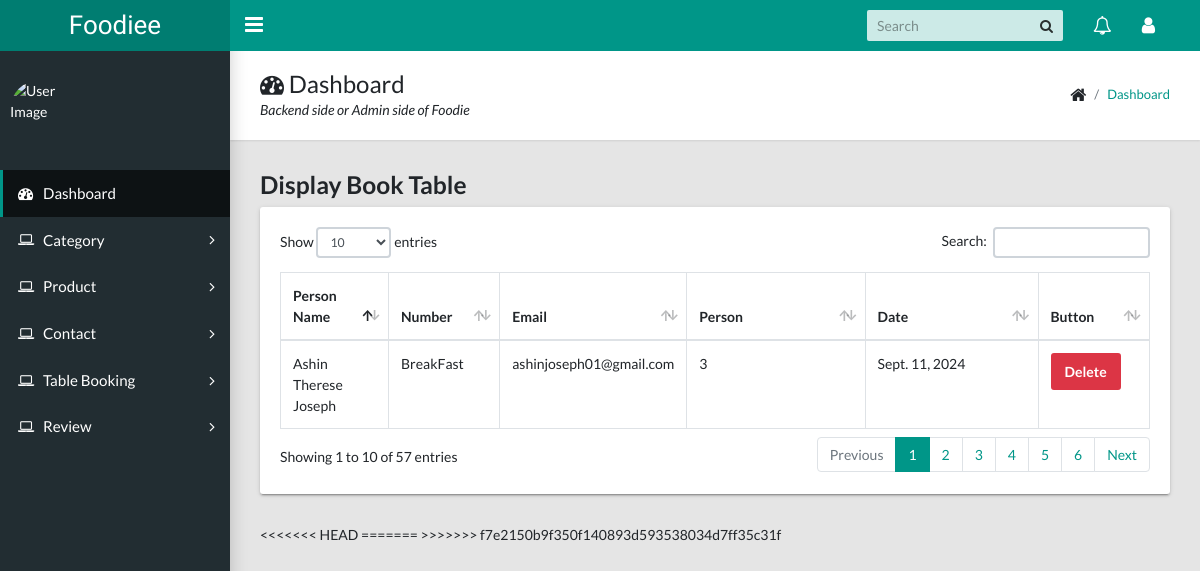
The app's page /backendfood/BookTableDisplay/, older data.
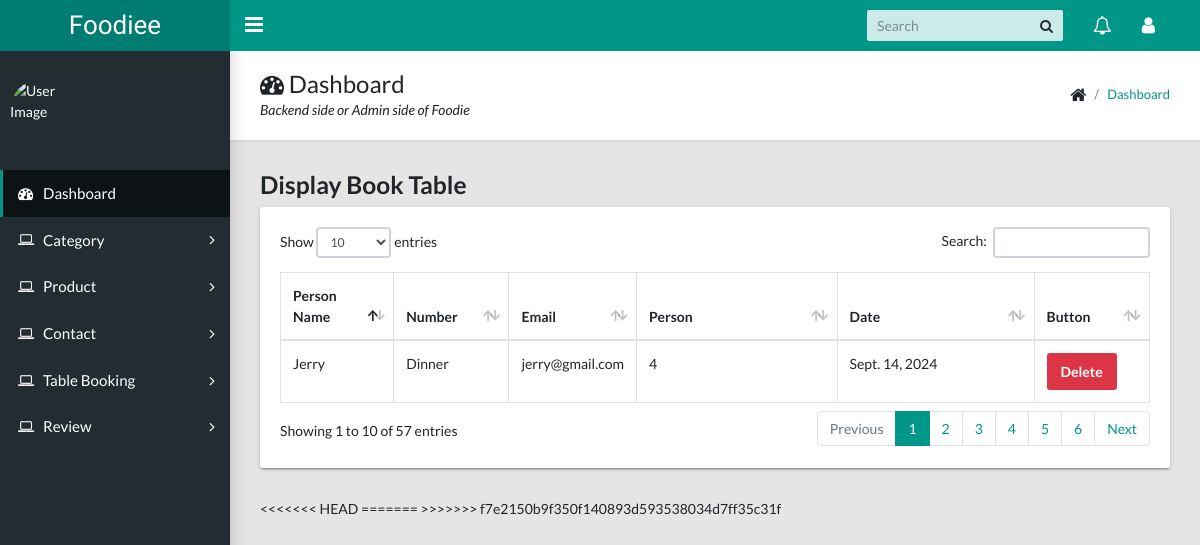
The same page, newer data.
### frontendfood/models.py (models this page shows)
class booktableDb(models.Model):
    bt_name=models.CharField(max_length=50,null=True,blank=True)
    bt_number=models.CharField(max_length=50,null=True,blank=True)
    bt_email=models.EmailField(max_length=200,null=True,blank=True)
    bt_persons=models.CharField(max_length=200,null=True,blank=True)
    bt_date=models.DateField(null=True,blank=True)
    bt_time = models.CharField(max_length=50, null=True, blank=True)

### backendfood/views.py (the view)
# urls.py: path('BookTableDisplay/', views.book_table_display, name="BookTableDisplay"),
def book_table_display(request):
    btdata= booktableDb.objects.all()
    return render(request, "display_bt.html",{'btdata':btdata})

### backendfood/templates/display_bt.html (shortened to what the changed rows need)
<!DOCTYPE html>
{% extends 'index.html' %}
{% block content %}
<html lang="en">
<head>
</head>
<body>
<div class="row">
        <div class="col-md-12">
          <div class="tile">
            <div class="tile-body">
              <div id="sampleTable_wrapper" class="dataTables_wrapper container-fluid dt-bootstrap4 no-footer"><div class="row"><div class="col-sm-12"><table class="table table-hover table-bordered dataTable no-footer" id="sampleTable" role="grid" aria-describedby="sampleTable_info">
                <thead>
                  <tr role="row">
                    <th class="sorting_asc" tabindex="0" aria-controls="sampleTable" rowspan="1" colspan="1" aria-sort="ascending" aria-label="Name: activate to sort column descending" style="width: 80px;">Person Name</th>
                    <th class="sorting" tabindex="0" aria-controls="sampleTable" rowspan="1" colspan="1" aria-label="Office: activate to sort column ascending" style="width: 80px;">Number</th>
                    <th class="sorting" tabindex="0" aria-controls="sampleTable" rowspan="1" colspan="1" aria-label="Office: activate to sort column ascending" style="width: 80px;">Email</th>
                    <th class="sorting" tabindex="0" aria-controls="sampleTable" rowspan="1" colspan="1" aria-label="Office: activate to sort column ascending" style="width: 200px;">Person</th>
                    <th class="sorting" tabindex="0" aria-controls="sampleTable" rowspan="1" colspan="1" aria-label="Office: activate to sort column ascending" style="width: 200px;">Date</th>
                    <th class="sorting" tabindex="0" aria-controls="sampleTable" rowspan="1" colspan="1" aria-label="Office: activate to sort column ascending" style="width: 80px;">Button</th>
                </thead>
                <tbody>
                {% for i in btdata %}
                <tr role="row" class="odd">
                    <td class="sorting_1">{{i.bt_name}}</td>
                    <td>{{i.bt_time}}</td>
                    <td>{{i.bt_email}}</td>
                    <td>{{i.bt_persons}}</td>
                    <td>{{i.bt_date}}</td>
                    <td>
                        <a href="{% url 'Delete_booktable' Did=i.id %}"><button class="btn btn-danger" type="button">Delete</button></a>
                    </td>
                  </tr>
                {% endfor %}
                </tbody>
              </table></div></div></div>
            </div>
          </div>
        </div>
      </div>
</body>
</html>
{% endblock %}

Row changes from the older to the newer data that the page shows:
removed booktableDb: bt_name "Ashin Therese Joseph", bt_time "BreakFast", bt_email "ashinjoseph01@gmail.com", bt_persons "3", bt_date "Sept. 11, 2024"
added booktableDb: bt_name "Jerry", bt_time "Dinner", bt_email "jerry@gmail.com", bt_persons "4", bt_date "Sept. 14, 2024"
